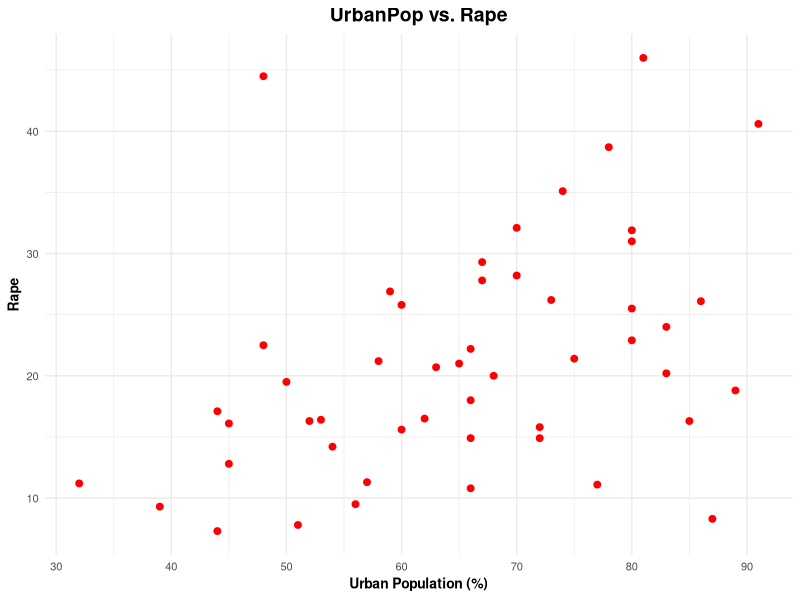

Source code (R):
## ---- chunk 1
#| label: Loading the Data
# Loading the USArrests dataset here
data("USArrests")
## ---- chunk 2
#| label: Introduction 
# Print first 6 rows of the data here
head(USArrests)
## ---- chunk 3
#| label: Summary
#Summary statistics for USArrests  
summary(USArrests)
## ---- chunk 4
#| label: packages
library(ggplot2)
## ---- chunk 5
#| label: Visualisation
#| fig-cap: "Scatter Plot of UrbanPop vs. Rape"
#| fig-width: 10
#| fig-height: 7
#| fig-cap-location: bottom

# Scatter plot of UrbanPop vs. Rape
ggplot(USArrests, aes(x = UrbanPop, y = Rape)) +
  geom_point(color = "red", size = 2) +  # color and point size
  labs(title = "UrbanPop vs. Rape", 
       x = "Urban Population (%)", y = "Rape") + #labels
  theme_minimal() +  # minimal theme
  theme(plot.title = element_text(face = "bold", size = 14, hjust = 0.5),  # center and alter title
        axis.title = element_text(face = "bold", size = 10),  # alter axis labels appearance
        axis.text = element_text(size = 8))  # alter axis text appearance


